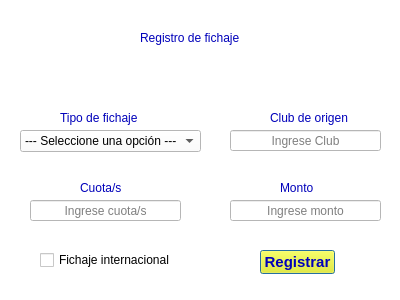
<?xml version="1.0" encoding="UTF-8"?>
<ui version="4.0">
 <class>RegistroDeFichaje</class>
 <widget class="QDialog" name="RegistroDeFichaje">
  <property name="windowModality">
   <enum>Qt::ApplicationModal</enum>
  </property>
  <property name="geometry">
   <rect>
    <x>0</x>
    <y>0</y>
    <width>400</width>
    <height>300</height>
   </rect>
  </property>
  <property name="windowTitle">
   <string>Registro de fichaje</string>
  </property>
  <property name="styleSheet">
   <string notr="true">background-color: rgb(255, 255, 255);</string>
  </property>
  <widget class="QLabel" name="label">
   <property name="geometry">
    <rect>
     <x>20</x>
     <y>20</y>
     <width>71</width>
     <height>71</height>
    </rect>
   </property>
   <property name="autoFillBackground">
    <bool>false</bool>
   </property>
   <property name="text">
    <string/>
   </property>
   <property name="pixmap">
    <pixmap resource="imagenes.qrc">:/boca/Escudo_del_Club_Atlético_Boca_Juniors.svg.png</pixmap>
   </property>
   <property name="scaledContents">
    <bool>true</bool>
   </property>
   <property name="wordWrap">
    <bool>false</bool>
   </property>
  </widget>
  <widget class="QLabel" name="label_3">
   <property name="geometry">
    <rect>
     <x>140</x>
     <y>30</y>
     <width>251</width>
     <height>16</height>
    </rect>
   </property>
   <property name="styleSheet">
    <string notr="true">color: rgb(0, 0, 186);</string>
   </property>
   <property name="text">
    <string>Registro de fichaje </string>
   </property>
  </widget>
  <widget class="QLabel" name="label_4">
   <property name="geometry">
    <rect>
     <x>60</x>
     <y>110</y>
     <width>251</width>
     <height>16</height>
    </rect>
   </property>
   <property name="styleSheet">
    <string notr="true">color: rgb(0, 0, 186);</string>
   </property>
   <property name="text">
    <string>Tipo de fichaje</string>
   </property>
  </widget>
  <widget class="QComboBox" name="boxFichajes">
   <property name="geometry">
    <rect>
     <x>20</x>
     <y>130</y>
     <width>181</width>
     <height>22</height>
    </rect>
   </property>
   <item>
    <property name="text">
     <string>--- Seleccione una opción ---</string>
    </property>
   </item>
   <item>
    <property name="text">
     <string>Prestamo</string>
    </property>
   </item>
   <item>
    <property name="text">
     <string>Compra</string>
    </property>
   </item>
  </widget>
  <widget class="QLabel" name="label_5">
   <property name="geometry">
    <rect>
     <x>270</x>
     <y>110</y>
     <width>251</width>
     <height>16</height>
    </rect>
   </property>
   <property name="styleSheet">
    <string notr="true">color: rgb(0, 0, 186);</string>
   </property>
   <property name="text">
    <string>Club de origen</string>
   </property>
  </widget>
  <widget class="QLineEdit" name="txtClub">
   <property name="geometry">
    <rect>
     <x>230</x>
     <y>130</y>
     <width>151</width>
     <height>21</height>
    </rect>
   </property>
   <property name="alignment">
    <set>Qt::AlignCenter</set>
   </property>
   <property name="placeholderText">
    <string>Ingrese Club</string>
   </property>
  </widget>
  <widget class="QLineEdit" name="txtMonto">
   <property name="geometry">
    <rect>
     <x>230</x>
     <y>200</y>
     <width>151</width>
     <height>21</height>
    </rect>
   </property>
   <property name="alignment">
    <set>Qt::AlignCenter</set>
   </property>
   <property name="placeholderText">
    <string>Ingrese monto</string>
   </property>
  </widget>
  <widget class="QLabel" name="label_6">
   <property name="geometry">
    <rect>
     <x>80</x>
     <y>180</y>
     <width>251</width>
     <height>16</height>
    </rect>
   </property>
   <property name="styleSheet">
    <string notr="true">color: rgb(0, 0, 186);</string>
   </property>
   <property name="text">
    <string>Cuota/s</string>
   </property>
  </widget>
  <widget class="QLabel" name="label_7">
   <property name="geometry">
    <rect>
     <x>280</x>
     <y>180</y>
     <width>251</width>
     <height>16</height>
    </rect>
   </property>
   <property name="styleSheet">
    <string notr="true">color: rgb(0, 0, 186);</string>
   </property>
   <property name="text">
    <string>Monto</string>
   </property>
  </widget>
  <widget class="QLineEdit" name="txtCuota">
   <property name="geometry">
    <rect>
     <x>30</x>
     <y>200</y>
     <width>151</width>
     <height>21</height>
    </rect>
   </property>
   <property name="alignment">
    <set>Qt::AlignCenter</set>
   </property>
   <property name="placeholderText">
    <string>Ingrese cuota/s</string>
   </property>
  </widget>
  <widget class="QCheckBox" name="checkInternacional">
   <property name="geometry">
    <rect>
     <x>40</x>
     <y>250</y>
     <width>181</width>
     <height>20</height>
    </rect>
   </property>
   <property name="text">
    <string>Fichaje internacional</string>
   </property>
  </widget>
  <widget class="QPushButton" name="btnRegistrar">
   <property name="geometry">
    <rect>
     <x>260</x>
     <y>250</y>
     <width>75</width>
     <height>24</height>
    </rect>
   </property>
   <property name="font">
    <font>
     <pointsize>11</pointsize>
     <bold>true</bold>
    </font>
   </property>
   <property name="cursor">
    <cursorShape>PointingHandCursor</cursorShape>
   </property>
   <property name="styleSheet">
    <string notr="true">background-color: rgb(245, 245, 0);
color: rgb(0, 0, 186);</string>
   </property>
   <property name="text">
    <string>Registrar</string>
   </property>
  </widget>
 </widget>
 <resources>
  <include location="imagenes.qrc"/>
 </resources>
 <connections/>
</ui>
